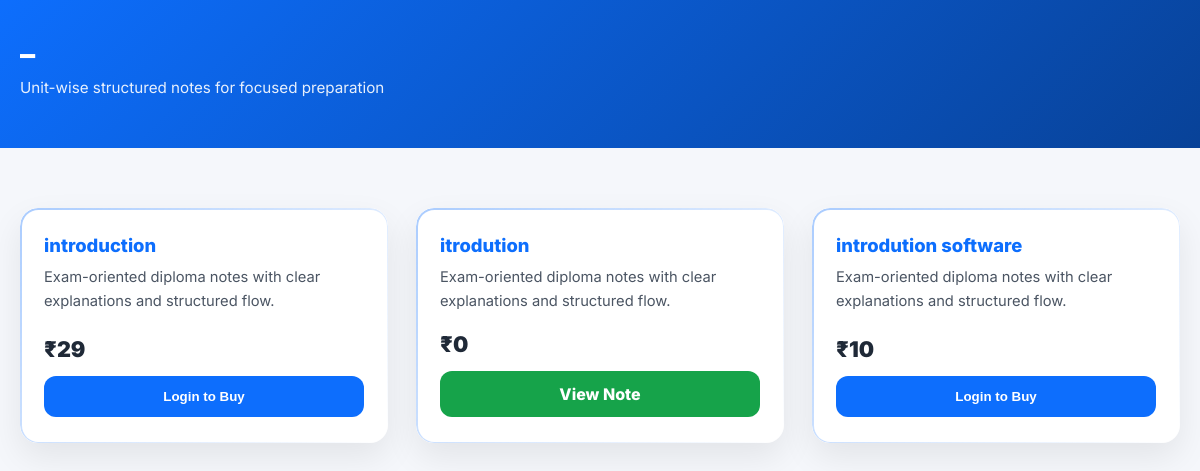
The app's page /notes/ with its own data.
### hub/models.py (models this page shows, shortened)
class Note(models.Model):
    unit = models.ForeignKey(Unit, on_delete=models.CASCADE)
    title = models.CharField(max_length=200)
    file = models.FileField(upload_to="notes/")
    price = models.PositiveIntegerField(default=0)
    coin_price = models.PositiveIntegerField(default=0)
    is_active = models.BooleanField(default=True)

### hub/views.py (the view)
# urls.py: path("notes/", views.all_notes, name="all_notes"),
def all_notes(request):
    notes = Note.objects.filter(is_active=True)
    purchased_notes = []
    if request.user.is_authenticated:
        purchased_notes = list(
            PurchasedNote.objects.filter(user=request.user)
            .values_list("note_id", flat=True)
        )
    return render(request, "hub/notes.html", {
        "notes": notes,
        "unit": None,
        "purchased_notes": purchased_notes
    })

### hub/templates/hub/notes.html (shortened to what this page needs)
<!DOCTYPE html>
<html lang="en">
<head>
</head>
<body>
<header class="page-header">
  <h2>{{ unit.subject.name }} – {{ unit.unit_name }}</h2>
  <p>Unit-wise structured notes for focused preparation</p>
</header>
<section class="notes-wrapper">
  <div class="notes-grid">
    {% for n in notes %}
    <div class="note-card">
      <div>
        <div class="note-title">{{ n.title }}</div>
        <div class="note-desc">
          Exam-oriented diploma notes with clear explanations and structured flow.
        </div>
      </div>
      <div class="note-footer">
        <div class="price">₹{{ n.price }}</div>
        {% if n.price == 0 or n.id in purchased_notes %}
          <a href="{% url 'view_note' n.id %}" class="btn btn-view">
            View Note
          </a>
        {% else %}
          {% if user.is_authenticated %}
            <button class="btn btn-buy" onclick="payForNote({{ n.id }})">
              Buy ₹{{ n.price }}
            </button>
            <button class="btn btn-coin"
              onclick="unlockWithCoins({{ n.id }})">
              Unlock with {{ n.coin_price }} Coins
            </button>
          {% else %}
            <button class="btn btn-buy"
              onclick="alert('Please login to unlock this note.')">
              Login to Buy
            </button>
          {% endif %}
        {% endif %}
      </div>
    </div>
    {% empty %}
      <div class="empty">No notes available.</div>
    {% endfor %}
  </div>
</section>
</body>
</html>

### hub/templates/hub/notes.html (style rules this page uses)
* { box-sizing:border-box }
body { margin:0; font-family:'Inter',sans-serif; background:#f5f7fb; color:#1f2937; }
.page-header { background:linear-gradient(135deg,#0d6efd,#084298); padding:36px 20px; color:#fff; }
.page-header h2 { margin:0; font-size:1.9rem; font-weight:800; }
.page-header p { margin-top:6px; opacity:.9; font-size:.95rem; }
.notes-wrapper { max-width:1200px; margin:auto; padding:60px 20px; }
.notes-grid { display:grid; grid-template-columns:repeat(auto-fit,minmax(280px,1fr)); gap:28px; }
.note-card { background:#ffffff; border-radius:18px; padding:26px 24px; display:flex; flex-direction:column; height:100%; position:relative; overflow:hidden; box-shadow:0 14px 34px rgba(0,0,0,.08); transition:.45s ease; opacity:0; transform:translateY(30px); }
.note-card::before { content:""; position:absolute; inset:0; padding:1.5px; border-radius:18px; background:linear-gradient(135deg,#0d6efd,transparent); -webkit-mask: linear-gradient(#fff 0 0) content-box, linear-gradient(#fff 0 0); -webkit-mask-composite:xor; mask-composite:exclude; opacity:.35; }
.note-title { font-size:1.15rem; font-weight:800; color:#0d6efd; margin-bottom:10px; }
.note-desc { font-size:.92rem; color:#4b5563; line-height:1.6; }
.note-footer { margin-top:auto; padding-top:18px; }
.price { font-size:1.35rem; font-weight:900; margin-bottom:14px; }
.btn { display:block; width:100%; padding:13px; border-radius:12px; font-weight:800; border:none; cursor:pointer; text-align:center; text-decoration:none; transition:.3s ease; }
.btn-view { background:#16a34a; color:#fff; }
.btn-buy { background:#0d6efd; color:#fff; }

### records on screen
Note: title "introduction", price "29", shows "Login to Buy"
Note: title "itrodution", price "0", shows "View Note"
Note: title "introdution software", price "10", shows "Login to Buy"
